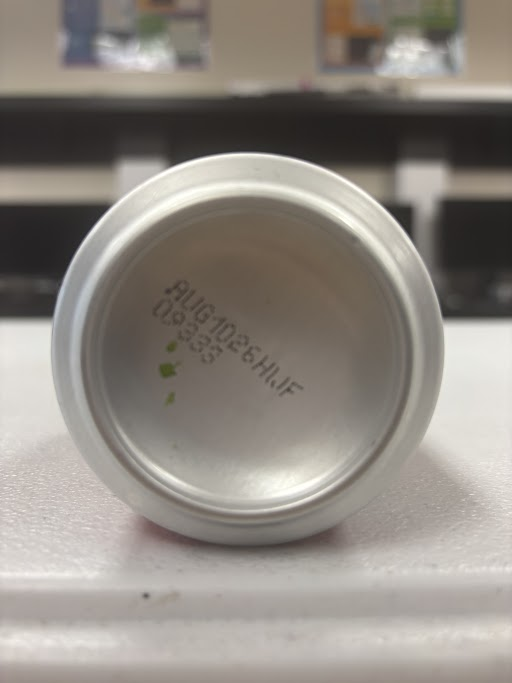
#> input picture cir_detect/can.jpg, 512 x 683 px, found by its file name
$ python Circle_detect.py
#> lines starting #> are read from the running program, lines starting #| are printed output that depends on the picture; after the words box and inside, x2 and y2 are one past the last pixel; in counts of white or black regions, pixels touching at a corner belong together
import cv2
import numpy as np

# Load the image from file
img = cv2.imread("can.jpg")
#> img is the input picture: shape (683, 512, 3); mean B, G, R 130.7, 137.7, 143.8

# Create a copy of the original image to draw the result on
output = img.copy()

# Convert the image from BGR color space to grayscale
gray = cv2.cvtColor(img, cv2.COLOR_BGR2GRAY)

# Apply Gaussian blur to reduce noise and smooth the image
blur = cv2.GaussianBlur(gray, (5, 5), 0)

# Use Hough Circle Transform to detect circles in the blurred image
circle = cv2.HoughCircles(
    blur,
    cv2.HOUGH_GRADIENT,
    dp=1,
    minDist=20,
    param1=100,
    param2=150,
    minRadius=0,
    maxRadius=0
)
#> circle = [[249.5, 349.5, 194.2]]

# Check if at least one circle was detected
if circle is not None:
    # Round the detected circle parameters and convert them to integers
    circle = np.round(circle[0, :]).astype("int")
#> circle = [[250, 350, 194]]

    # Loop through each detected circle
    for (x, y, r) in circle:
        # Draw the outer boundary of the detected circle in green
        cv2.circle(output, (x, y), r, (0, 244, 0), 2)

        # Draw the center point of the circle in red
        cv2.circle(output, (x, y), 1, (0, 0, 255), -1)
#> this loop made 1 pass
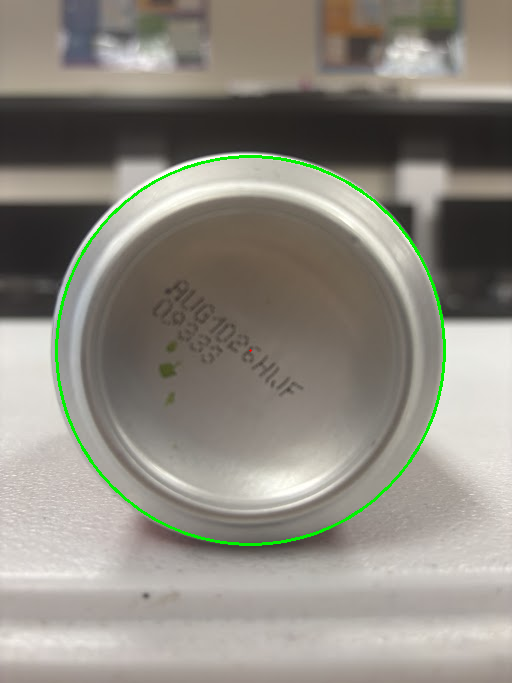
#> output: shape (683, 512, 3); 1.02% of pixels changed, all inside (x1, y1, x2, y2) = (55, 155, 446, 546)

# Display the output image with detected circles
cv2.imshow("detect circle", output)

# Wait for a key press before closing the window
cv2.waitKey(0)

# Close all OpenCV windows
cv2.destroyAllWindows()
